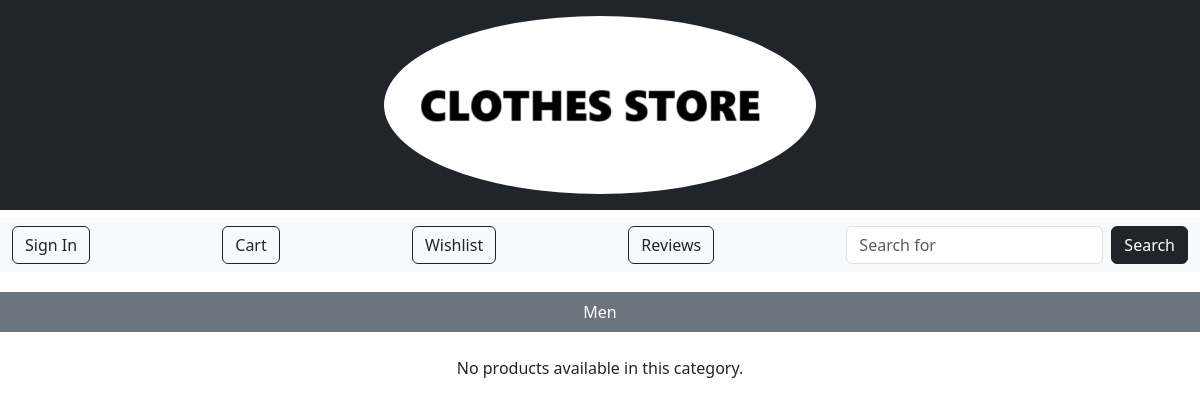
Before: /store/kids/?subcategory=women with the older database file.
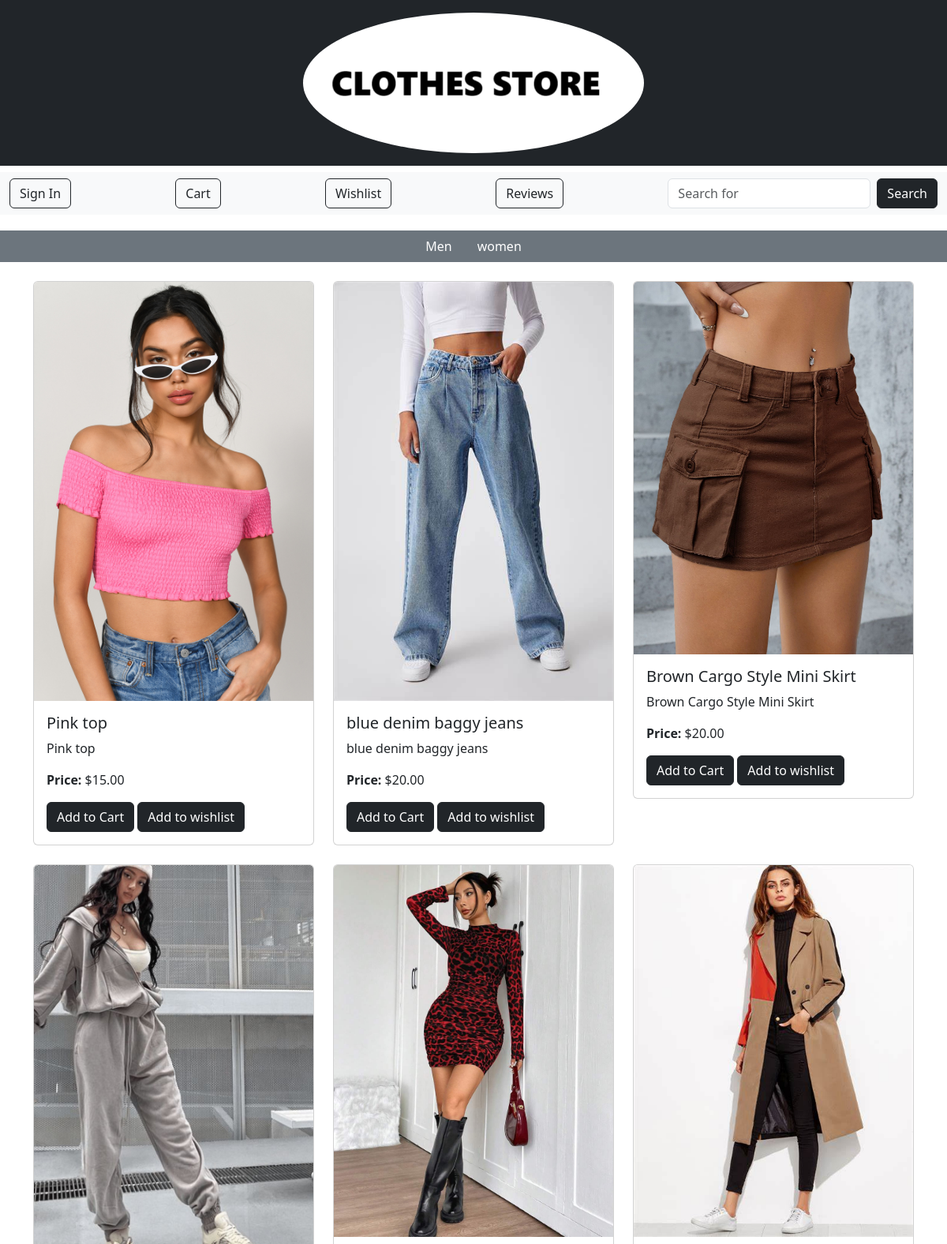
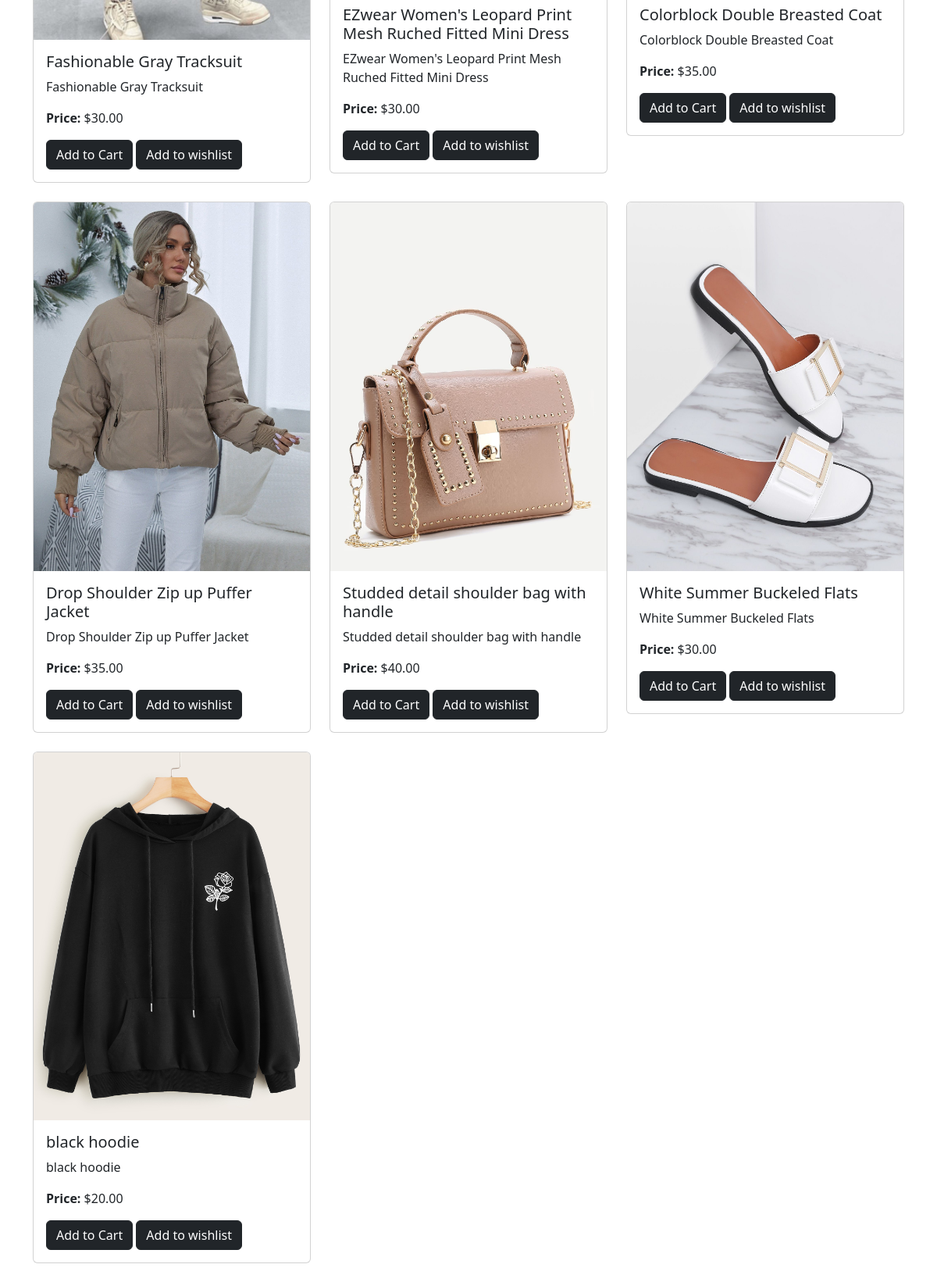
After: the same page with the newer database file (2 pictures, top to bottom).
### store/models.py (models this page shows, shortened)
class Category(models.Model):
    name = models.CharField(max_length=255)
    parent = models.ForeignKey('self', on_delete=models.CASCADE, null=True, blank=True, related_name='subcategories')

class Product(models.Model):
    name = models.CharField(max_length=255)
    description = models.TextField()
    price = models.DecimalField(max_digits=10, decimal_places=2)
    category = models.ForeignKey(Category, on_delete=models.CASCADE)
    image = models.ImageField(null=True, blank=True)

### store/views.py (the view)
# urls.py: path('store/kids/', kids_view, name='kids'),
def kids_view(request):
    kid_category = get_object_or_404(Category, name="Kids")
    subcategories = Category.objects.exclude(name="Kids")
    subcategory_name = request.GET.get('subcategory')
    if subcategory_name:
        products = Product.objects.filter(category__name=subcategory_name)
    else:
        products = Product.objects.filter(category=kid_category)
    return render(request, 'kids.html', {
        'products': products,
        'subcategories': subcategories
    })

### pages/templates/kids.html (shortened to what this page needs)
{% load static %}
<!DOCTYPE html>
<html lang="en">
<head>
    <link rel="stylesheet" href="{% static 'css/style.css' %}">
    <link href="https://cdn.jsdelivr.net/npm/bootstrap@5.3.3/dist/css/bootstrap.min.css" rel="stylesheet">
</head>
<body>
    <header class="bg-dark text-white py-3">
        <div class="container text-center">
            {% include 'header.html' %}
        </div>
    </header>
    {% include 'nav.html' %}
    <nav class="category-nav bg-secondary text-center mt-2">
        <ul class="nav justify-content-center">
            {% for subcategory in subcategories %}
                <li class="nav-item">
                    <a class="nav-link text-white" href="?subcategory={{ subcategory.name }}">
                        {{ subcategory.name }}
                    </a>
                </li>
            {% endfor %}
        </ul>
    </nav>
    <div class="container mt-4">
        <div class="row">
            {% for product in products %}
                <div class="col-md-4 mb-4">
                    <div class="card">
                        {% if product.image %}
                        <img src="{{ product.image.url }}" class="card-img-top" alt="{{ product.name }}">
                    {% else %}
                        <img src="{% static 'images/default.jpg' %}" class="card-img-top" alt="Default Image">
                    {% endif %}
                        <div class="card-body">
                            <h5 class="card-title">{{ product.name }}</h5>
                            <p class="card-text">{{ product.description }}</p>
                            <p><strong>Price:</strong> ${{ product.price }}</p>
                            <a href="{% url 'cart:add_cart' product.id %}" class="btn btn-dark">Add to Cart</a>
                            <a href="{% url 'wishlist:add_to_wishlist' product.id %}" class="btn btn-dark">Add to wishlist</a>
                        </div>
                    </div>
                </div>
            {% empty %}
                <p class="text-center">No products available in this category.</p>
            {% endfor %}
        </div>
    </div>
</body>
</html>

Changed rows visible on the page:
added Category: name "women"
added Product: image (picture), name "Pink top", description "Pink top", price "15.00"
added Product: image (picture), name "blue denim baggy jeans", description "blue denim baggy jeans", price "20.00"
added Product: image (picture), name "Brown Cargo Style Mini Skirt", description "Brown Cargo Style Mini Skirt", price "20.00"
added Product: image (picture), name "Fashionable Gray Tracksuit", description "Fashionable Gray Tracksuit", price "30.00"
added Product: image (picture), name "EZwear Women's Leopard Print Mesh Ruched Fitted Mini Dress", description "EZwear Women's Leopard Print Mesh Ruched Fitted Mini Dress", price "30.00"
added Product: image (picture), name "Colorblock Double Breasted Coat", description "Colorblock Double Breasted Coat", price "35.00"
added Product: image (picture), name "Drop Shoulder Zip up Puffer Jacket", description "Drop Shoulder Zip up Puffer Jacket", price "35.00"
added Product: image (picture), name "Studded detail shoulder bag with handle", description "Studded detail shoulder bag with handle", price "40.00"
added Product: image (picture), name "White Summer Buckeled Flats", description "White Summer Buckeled Flats", price "30.00"
added Product: image (picture), name "black hoodie", description "black hoodie", price "20.00"
Other visible differences:
text no longer shown: "No products available in this category."
